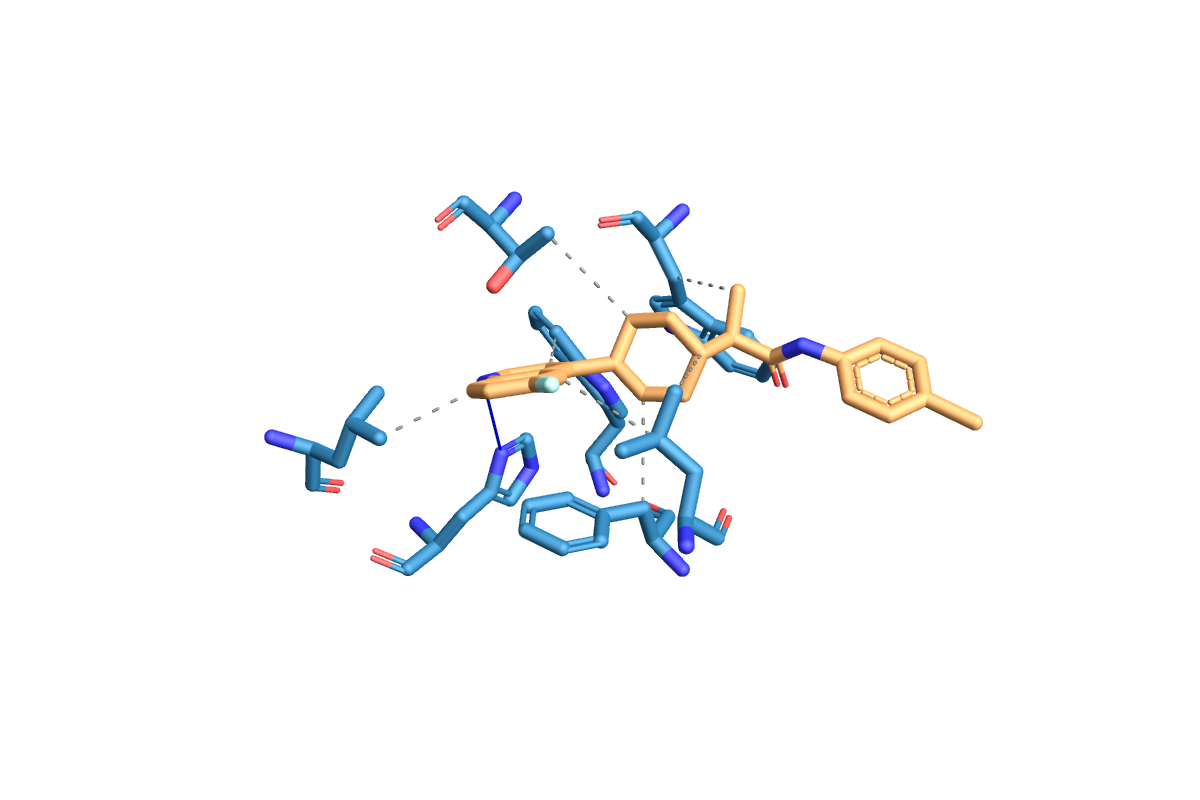
#> input picture Stages/Stage 7/eval_results_10ns_direct/comparison_figures/BMS_WT_seed42_plip.png, 1200 x 800 px
$ python make_plip_figures.py
#> lines starting #> are read from the running program, lines starting #| are printed output that depends on the picture; after the words box and inside, x2 and y2 are one past the last pixel; in counts of white or black regions, pixels touching at a corner belong together
# -*- coding: utf-8 -*-
"""
make_plip_figures.py — Generate publication-quality standalone PDFs for the BMS
PLIP 3D interaction renders (Supplementary Figs. S1/S2).

Each case produces one image-only figure PDF (G1-compliant: no combined panels).
The per-pose interaction inventories are NOT rendered here — they live as editable
Markdown tables (Supplementary Tables S7/S8) directly in
CBC_Supplementary_Information_Draft.md. The `interactions` dict below is retained
only as a structured provenance record of the values transcribed into those tables
from the PLIP report files (`*_plip_report.txt`).

Usage:
    python make_plip_figures.py [--out-dir PATH]
"""

import argparse
import sys
from pathlib import Path

import numpy as np
from PIL import Image
import matplotlib
matplotlib.use("Agg")
import matplotlib.pyplot as plt

PUB_DPI = 600
# Pre-upscale factor: 1200×800 → 4800×3200, then embed at native res.
# This removes matplotlib's blurring pass; the PDF viewer renders crisp.
UPSCALE = 4

CASES = [
    {
        "key": "BMS_WT",
        "png": "BMS_WT_seed42_plip.png",
        "out": "BMS_WT_seed42_plip",
        "title": "C: BMS-986205 / WT (Success)",
        "subtitle": "PLIP — BMS_WT_SEED42",
        "color": "#009E73",
        "interactions": {
            "Hydrophobic": [
                ("LEU723", "3.93 Å"), ("LEU723", "3.93 Å"), ("PHE726", "3.73 Å"),
                ("TRP730", "3.60 Å"), ("TRP806", "3.80 Å"), ("THR810", "3.94 Å"),
                ("LEU870", "3.39 Å"),
            ],
            "H-bond": [
                ("HIS875 (side)", "D–A 3.86 Å, 164.9°"),
            ],
            "π-Stacking": [],
            "π-Cation":   [],
        },
    },
    {
        "key": "BMS_MUT",
        "png": "BMS_MUT_seed42_plip.png",
        "out": "BMS_MUT_seed42_plip",
        "title": "D: BMS-986205 / W730A (Resistance)",
        "subtitle": "PLIP — BMS_MUT_SEED42",
        "color": "#CC79A7",
        "interactions": {
            "Hydrophobic": [
                ("LEU723", "3.99 Å"), ("GLN803", "3.72 Å"), ("TRP806", "3.80 Å"),
                ("LEU870", "3.86 Å"), ("LEU870", "3.66 Å"),
            ],
            "H-bond": [
                ("GLY800 (bb)", "D–A 3.83 Å, 143.5°"),
                ("HIS875 (side)", "D–A 3.33 Å, 132.5°"),
            ],
            "π-Stacking": [
                ("PHE726", "4.36 Å, 17.8°, parallel"),
            ],
            "π-Cation": [
                ("HIS875", "4.38 Å, offset 1.95 Å"),
            ],
        },
    },
]

def apply_pub_style():
    plt.rcParams.update({
        "font.family":       "sans-serif",
        "font.sans-serif":   ["Arial", "Helvetica", "DejaVu Sans"],
        "font.size":         7,
        "axes.labelsize":    7,
        "axes.titlesize":    7,
        "lines.antialiased": True,
        "figure.dpi":        150,
        "savefig.dpi":       PUB_DPI,
        "pdf.fonttype":      42,
        "ps.fonttype":       42,
    })


def _load_and_crop(img_path, pad=20, upscale=UPSCALE):
    """Load PNG, autocrop white border, upscale with LANCZOS for crisp embedding."""
#> called with pad = 20, upscale = 4
    pil = Image.open(str(img_path)).convert("RGBA")
#> pil is the input picture: PIL image 1200x800 RGBA; mean R, G, B, A 246.6, 247.5, 248.6, 12.2
    arr = np.array(pil, dtype=np.float32) / 255.0

    # Mask: non-transparent, non-white pixels
    mask = (arr[:, :, 3] > 0.05) & ~np.all(arr[:, :, :3] > 0.93, axis=2)
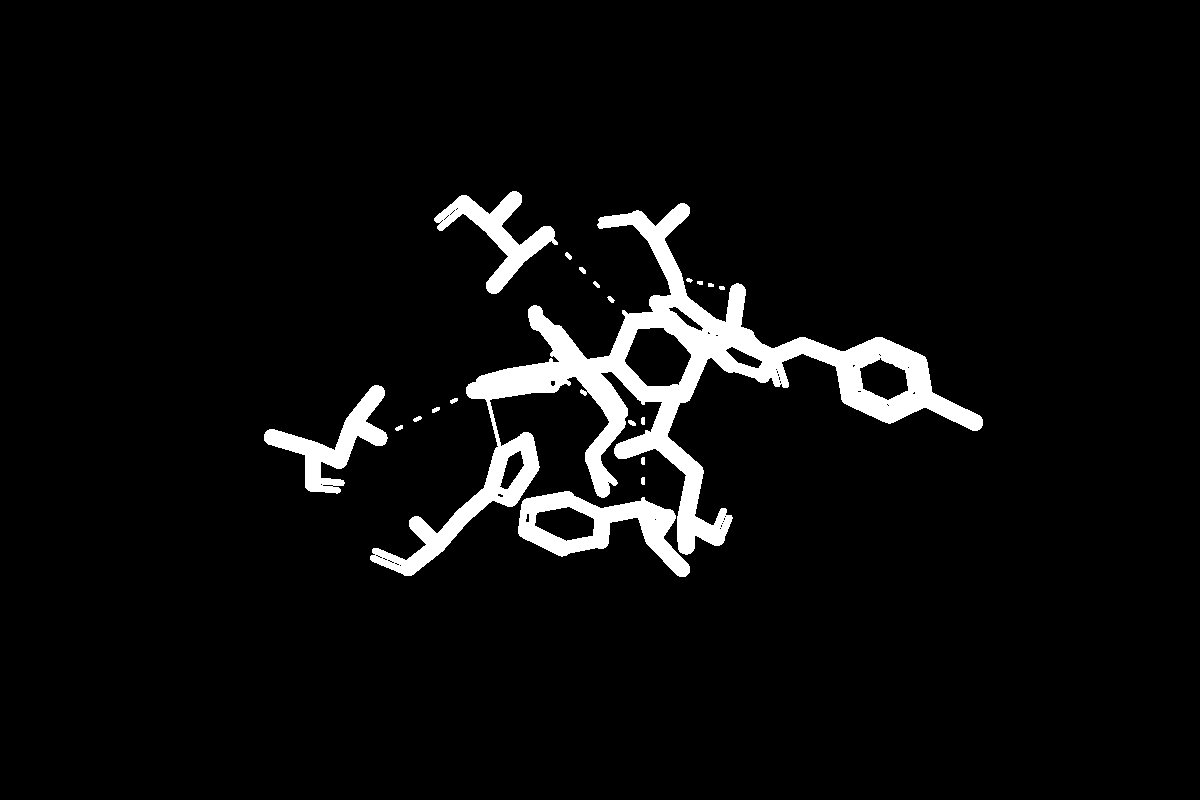
#> mask: shape (800, 1200) bool; 5.1% white; 20 white regions, largest, box (x1, y1, x2, y2) and area: (370, 203, 983, 576) 35351, (518, 491, 690, 577) 5487, (264, 385, 388, 494) 3933
    rows = np.where(np.any(mask, axis=1))[0]
#> rows = 386 values from 191 to 576
    cols = np.where(np.any(mask, axis=0))[0]
#> cols = 719 values from 264 to 982
    if rows.size == 0 or cols.size == 0:
        cropped = pil
    else:
        h, w = arr.shape[:2]
#> h = 800; w = 1200
        r0 = max(0,     rows[0]  - pad)
#> r0 = 171
        r1 = min(h - 1, rows[-1] + pad)
#> r1 = 596
        c0 = max(0,     cols[0]  - pad)
#> c0 = 244
        c1 = min(w - 1, cols[-1] + pad)
#> c1 = 1002
        cropped = pil.crop((c0, r0, c1 + 1, r1 + 1))
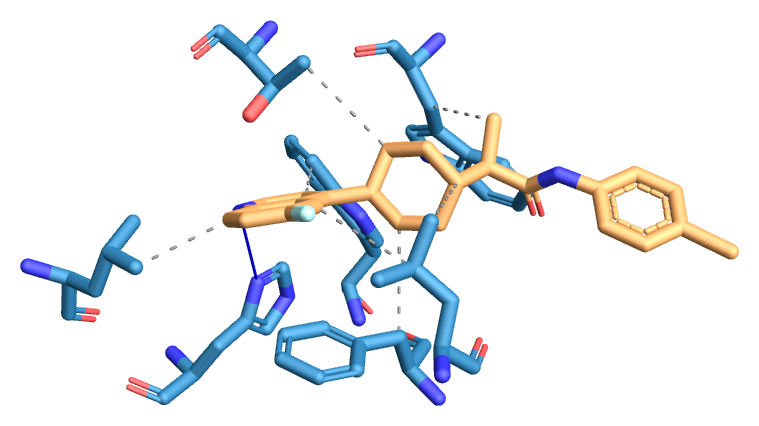
#> cropped: PIL image 759x426 RGBA; mean R, G, B, A 230.1, 232.8, 235.9, 36.3; transparent parts drawn white

    if upscale != 1:
        new_w = cropped.width  * upscale
#> new_w = 3036
        new_h = cropped.height * upscale
#> new_h = 1704
        cropped = cropped.resize((new_w, new_h), Image.LANCZOS)
#> cropped: PIL image 3036x1704 RGBA

    return np.array(cropped, dtype=np.uint8)


def make_plip_figure(case_meta, out_dir):
    """Standalone 3D visualization figure (image only — G1 compliant main figure)."""
    img_path = out_dir / case_meta["png"]
    if not img_path.exists():
        print(f"  WARNING: PNG not found: {img_path}")
        return

    fig, ax_img = plt.subplots(figsize=(7.0, 5.0))
    img = _load_and_crop(img_path)
    ax_img.imshow(img, interpolation="none")
    ax_img.axis("off")

    ax_img.text(
        0.02, 0.02, case_meta["title"],
        transform=ax_img.transAxes,
        fontsize=7, fontweight="bold", color="white",
        bbox=dict(boxstyle="round,pad=0.25", facecolor=case_meta["color"],
                  alpha=0.88, linewidth=0),
        va="bottom", ha="left",
    )

    out_stem = str(out_dir / case_meta["out"])
    fig.savefig(out_stem + ".pdf", dpi=PUB_DPI, bbox_inches="tight")
    plt.close(fig)
    print(f"  {case_meta['out']}.pdf")


def main():
    parser = argparse.ArgumentParser(description="Generate PLIP figure PDFs")
    parser.add_argument("--out-dir", default=None)
    args = parser.parse_args()

    if args.out_dir:
        out_dir = Path(args.out_dir).expanduser().resolve()
    else:
        script_dir = Path(__file__).resolve().parent
        out_dir = script_dir.parent / "eval_results_10ns_direct" / "comparison_figures"

    if not out_dir.exists():
        print(f"ERROR: output dir not found: {out_dir}")
        sys.exit(1)

    apply_pub_style()
    print(f"Writing to: {out_dir}")
    for case in CASES:
        make_plip_figure(case, out_dir)
#> pass 2 of the loop in main, `for case in CASES:`:
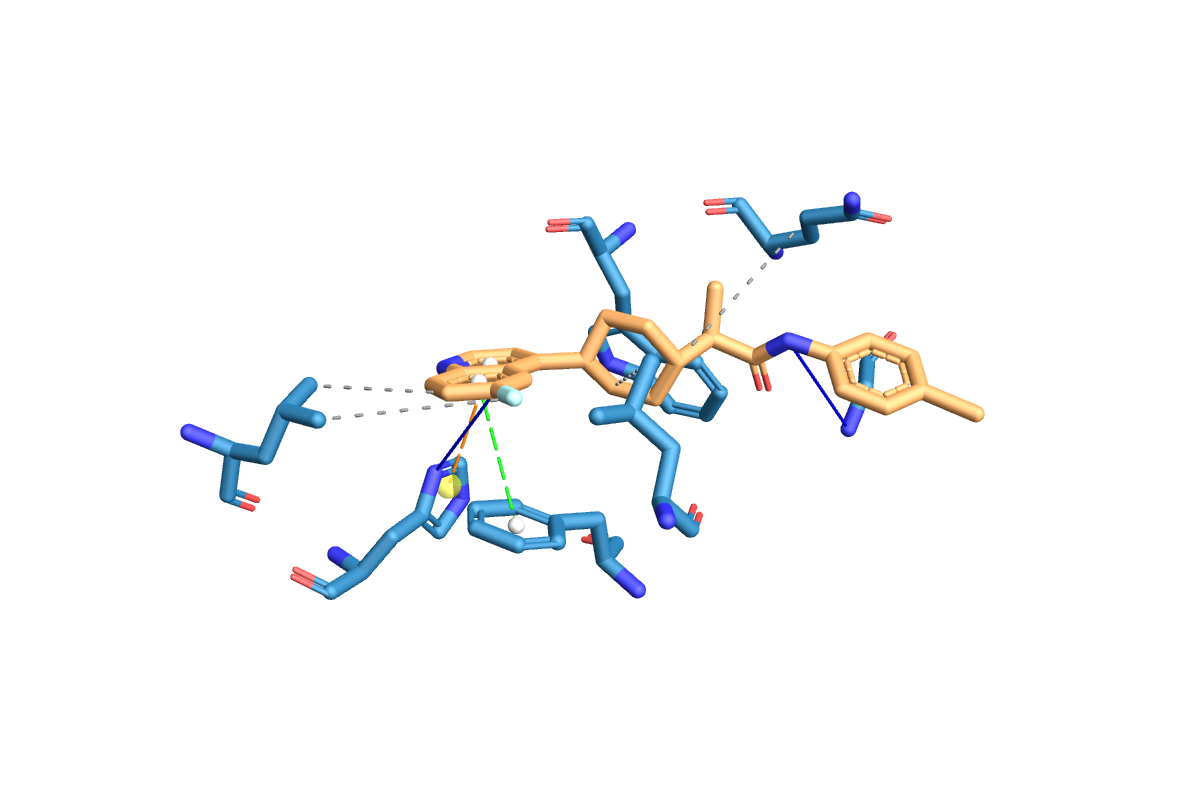
#> input picture Stages/Stage 7/eval_results_10ns_direct/comparison_figures/BMS_MUT_seed42_plip.png, 1200 x 800 px
#> in _load_and_crop, pil is the input picture: PIL image 1200x800 RGBA; mean R, G, B, A 246, 246.8, 247.7, 13.7
#> in _load_and_crop (call 2), `mask = (arr[:, :, 3] > 0.05) & ~np.all(arr[:, :, :3] > 0.93, axis=2)`:
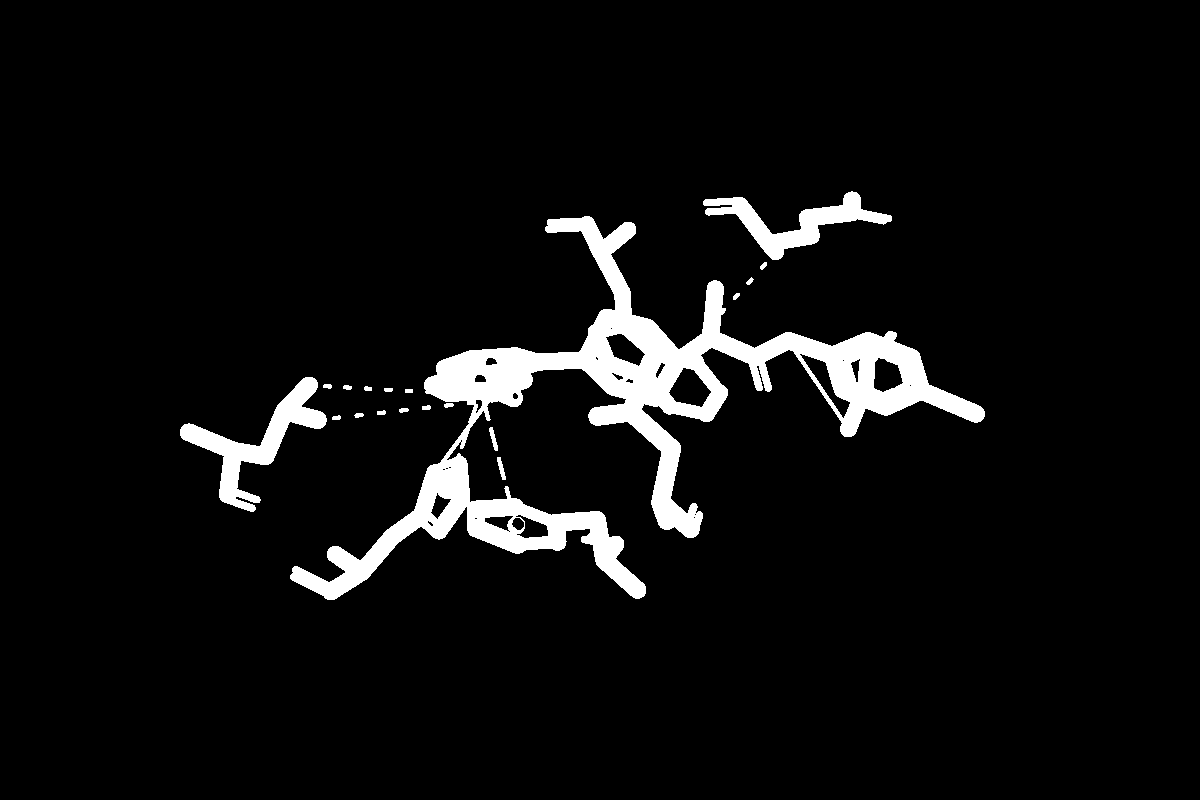
#> mask: shape (800, 1200) bool; 5.7% white; 19 white regions, largest, box (x1, y1, x2, y2) and area: (290, 216, 985, 600) 44888, (180, 377, 327, 512) 4911, (703, 191, 892, 260) 3907
#> rows = 409 values from 191 to 599
#> cols = 805 values from 180 to 984
#> r1 = 619
#> c0 = 160
#> c1 = 1004
#> in _load_and_crop (call 2), `cropped = pil.crop((c0, r0, c1 + 1, r1 + 1))`:
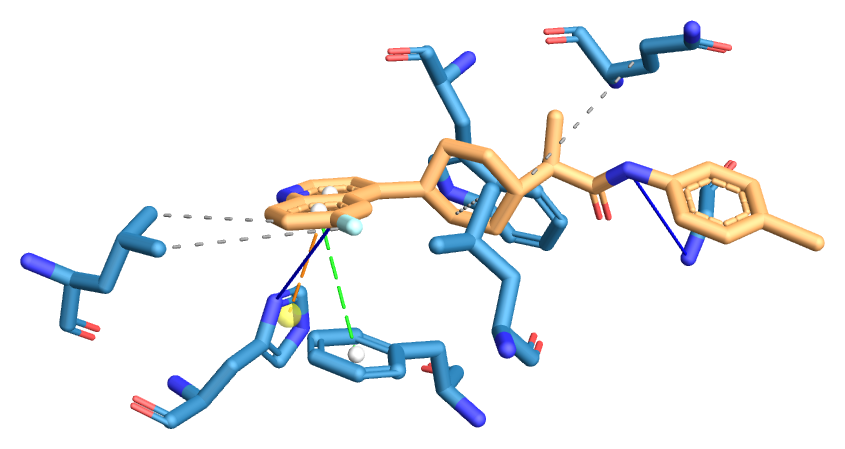
#> cropped: PIL image 845x449 RGBA; mean R, G, B, A 232.2, 234.3, 236.6, 34.7; transparent parts drawn white
    print("Done.")


if __name__ == "__main__":
    main()
